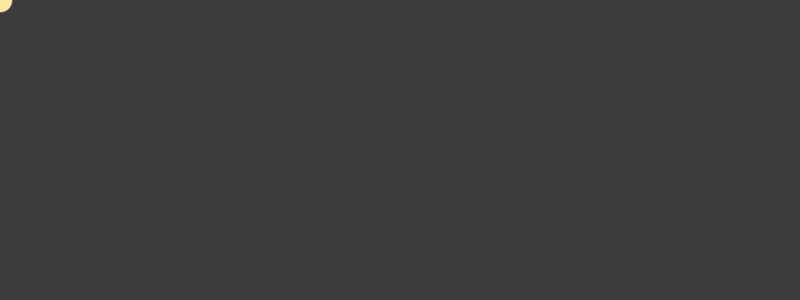
Frame 1 (no input)
Frame 60 (the mouse pressed at the canvas centre just before this capture): identical to frame 1, image omitted
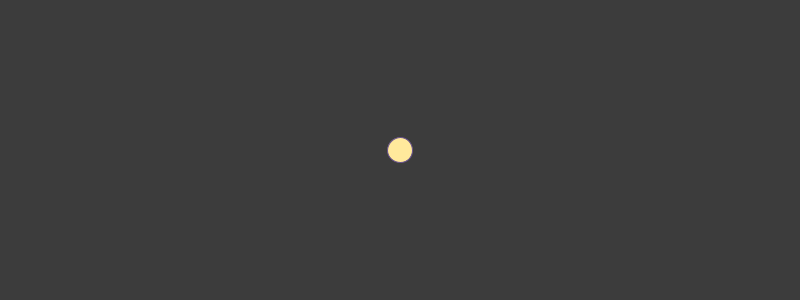
Frame 120 (the mouse held since frame 60 and released just before this capture)

The Processing sketch that drew these frames (run headless with seeded random() and noise(); from frame 60 on, the mouse is pressed at the canvas centre):

// Processing sketch: processing_159296
// ── processing_159296.pde


void setup() { 
  size(800,300);
  background(#3C3C3C);
  stroke(#69538E);
  smooth();
}

void draw() {
   background (#3C3C3C);
   fill(#FFE99C);
   if (mousePressed && (mouseButton == LEFT)) {
    fill(0);
  } else if (mousePressed && (mouseButton == RIGHT)) {
    fill(255);
  } else {
    fill(#FFE99C);
  }
  ellipse(mouseX,mouseY,25,25); 
  
}
